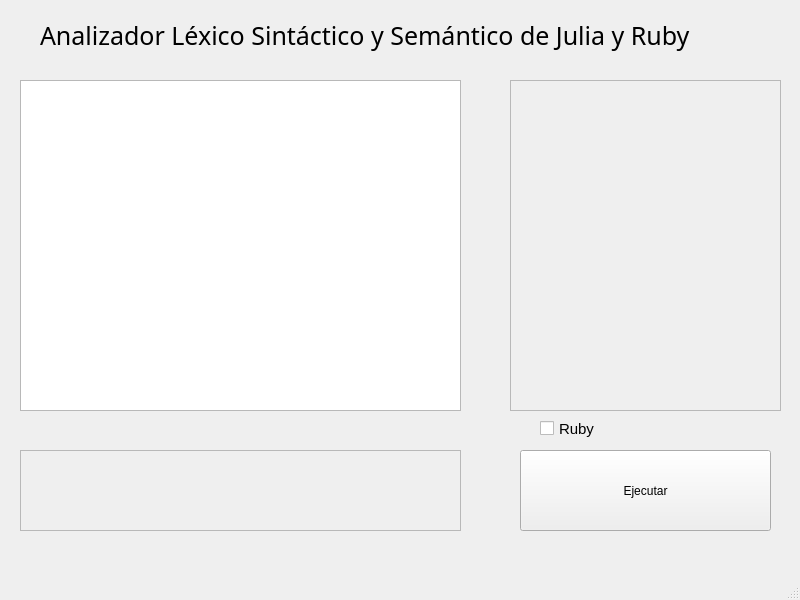
<?xml version="1.0" encoding="UTF-8"?>
<ui version="4.0">
 <class>MainWindow</class>
 <widget class="QMainWindow" name="MainWindow">
  <property name="geometry">
   <rect>
    <x>0</x>
    <y>0</y>
    <width>800</width>
    <height>600</height>
   </rect>
  </property>
  <property name="windowTitle">
   <string>MainWindow</string>
  </property>
  <widget class="QWidget" name="centralwidget">
   <widget class="QTextEdit" name="textEdit">
    <property name="geometry">
     <rect>
      <x>20</x>
      <y>80</y>
      <width>441</width>
      <height>331</height>
     </rect>
    </property>
   </widget>
   <widget class="QTextEdit" name="textEdit_2">
    <property name="enabled">
     <bool>false</bool>
    </property>
    <property name="geometry">
     <rect>
      <x>510</x>
      <y>80</y>
      <width>271</width>
      <height>331</height>
     </rect>
    </property>
    <property name="html">
     <string>&lt;!DOCTYPE HTML PUBLIC &quot;-//W3C//DTD HTML 4.0//EN&quot; &quot;http://www.w3.org/TR/REC-html40/strict.dtd&quot;&gt;
&lt;html&gt;&lt;head&gt;&lt;meta name=&quot;qrichtext&quot; content=&quot;1&quot; /&gt;&lt;style type=&quot;text/css&quot;&gt;
p, li { white-space: pre-wrap; }
&lt;/style&gt;&lt;/head&gt;&lt;body style=&quot; font-family:'MS Shell Dlg 2'; font-size:8.25pt; font-weight:400; font-style:normal;&quot;&gt;
&lt;p style=&quot;-qt-paragraph-type:empty; margin-top:0px; margin-bottom:0px; margin-left:0px; margin-right:0px; -qt-block-indent:0; text-indent:0px;&quot;&gt;&lt;br /&gt;&lt;/p&gt;&lt;/body&gt;&lt;/html&gt;</string>
    </property>
   </widget>
   <widget class="QPlainTextEdit" name="plainTextEdit">
    <property name="enabled">
     <bool>false</bool>
    </property>
    <property name="geometry">
     <rect>
      <x>20</x>
      <y>450</y>
      <width>441</width>
      <height>81</height>
     </rect>
    </property>
   </widget>
   <widget class="QPushButton" name="pushButton">
    <property name="geometry">
     <rect>
      <x>520</x>
      <y>450</y>
      <width>251</width>
      <height>81</height>
     </rect>
    </property>
    <property name="text">
     <string>Ejecutar</string>
    </property>
    <property name="checkable">
     <bool>false</bool>
    </property>
   </widget>
   <widget class="QLabel" name="label">
    <property name="geometry">
     <rect>
      <x>40</x>
      <y>20</y>
      <width>761</width>
      <height>31</height>
     </rect>
    </property>
    <property name="font">
     <font>
      <family>MS Reference Sans Serif</family>
      <pointsize>19</pointsize>
      <weight>50</weight>
      <bold>false</bold>
     </font>
    </property>
    <property name="text">
     <string>Analizador Léxico Sintáctico y Semántico de Julia y Ruby</string>
    </property>
   </widget>
   <widget class="QCheckBox" name="checkBox">
    <property name="geometry">
     <rect>
      <x>540</x>
      <y>420</y>
      <width>70</width>
      <height>17</height>
     </rect>
    </property>
    <property name="font">
     <font>
      <pointsize>11</pointsize>
     </font>
    </property>
    <property name="text">
     <string>Ruby</string>
    </property>
   </widget>
  </widget>
  <widget class="QMenuBar" name="menubar">
   <property name="geometry">
    <rect>
     <x>0</x>
     <y>0</y>
     <width>800</width>
     <height>21</height>
    </rect>
   </property>
  </widget>
  <widget class="QStatusBar" name="statusbar"/>
 </widget>
 <resources/>
 <connections/>
</ui>
